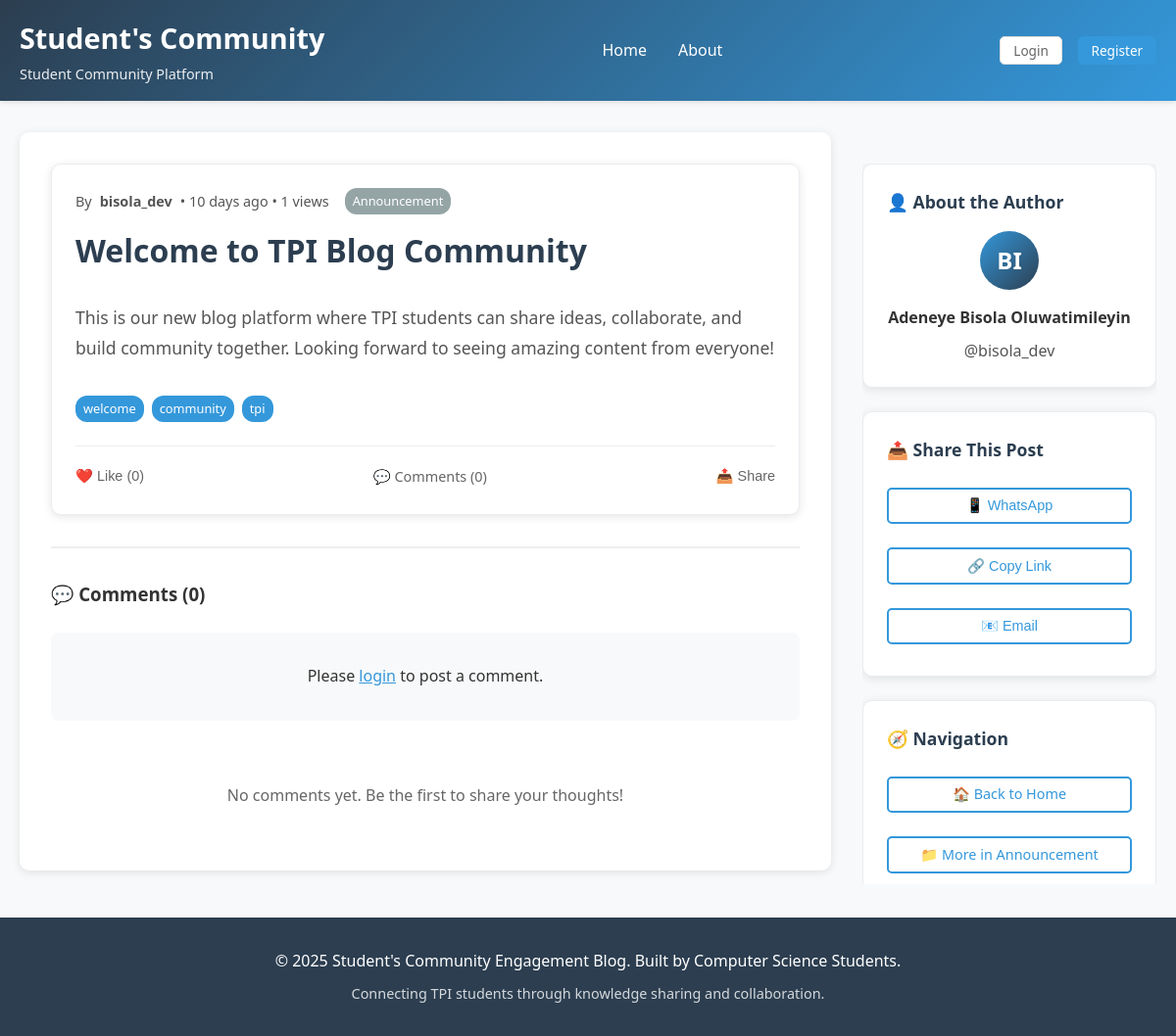
The page /post.php?id=1 on the database its author committed.
### tables this page shows
CREATE TABLE posts (
    id INT AUTO_INCREMENT PRIMARY KEY,
    user_id INT NOT NULL,
    title VARCHAR(200) NOT NULL,
    content TEXT NOT NULL,
    category VARCHAR(50) DEFAULT 'General',
    tags VARCHAR(200),
    status ENUM('draft', 'published') DEFAULT 'published',
    views INT DEFAULT 0,
    created_at TIMESTAMP DEFAULT CURRENT_TIMESTAMP,
    updated_at TIMESTAMP DEFAULT CURRENT_TIMESTAMP ON UPDATE CURRENT_TIMESTAMP,
    FOREIGN KEY (user_id) REFERENCES users(id) ON DELETE CASCADE
);

CREATE TABLE users (
    id INT AUTO_INCREMENT PRIMARY KEY,
    username VARCHAR(50) UNIQUE NOT NULL,
    email VARCHAR(100) UNIQUE NOT NULL,
    password VARCHAR(255) NOT NULL,
    full_name VARCHAR(100) NOT NULL,
    department VARCHAR(50),
    student_id VARCHAR(20),
    profile_image VARCHAR(255) DEFAULT 'default-avatar.png',
    created_at TIMESTAMP DEFAULT CURRENT_TIMESTAMP,
    is_active BOOLEAN DEFAULT TRUE
);

### config/database.php (called while the page is built, shortened)
<?php
function isLoggedIn() {
    return isset($_SESSION['user_id']);
}
function timeAgo($datetime) {
    $time = time() - strtotime($datetime);
    if ($time < 2629746) return floor($time/86400) . ' days ago';
    return date('M j, Y', strtotime($datetime));
}
?>

### post.php (the view, shortened to what this page needs)
<?php
require_once 'includes/header.php';
$post_id = isset($_GET['id']) ? intval($_GET['id']) : 0;
$database = new Database();
$db = $database->connect();
$post_query = "
    SELECT p.*, u.username, u.full_name,
           COUNT(DISTINCT l.id) as like_count,
           COUNT(DISTINCT c.id) as comment_count
    FROM posts p
    LEFT JOIN users u ON p.user_id = u.id
    LEFT JOIN likes l ON p.id = l.post_id
    LEFT JOIN comments c ON p.id = c.post_id
    WHERE p.id = :post_id AND p.status = 'published'
    GROUP BY p.id
";
$post_stmt = $db->prepare($post_query);
$post_stmt->bindParam(':post_id', $post_id);
$post_stmt->execute();
$post = $post_stmt->fetch(PDO::FETCH_ASSOC);
$user_liked = false;
$comments_query = "
    SELECT c.*, u.username, u.full_name
    FROM comments c
    LEFT JOIN users u ON c.user_id = u.id
    WHERE c.post_id = :post_id
    ORDER BY c.created_at ASC
";
$comments_stmt = $db->prepare($comments_query);
$comments_stmt->bindParam(':post_id', $post_id);
$comments_stmt->execute();
$comments = $comments_stmt->fetchAll(PDO::FETCH_ASSOC);
?>
<div class="container">
    <div class="main-content">
        <main class="content">
            <article class="post-card">
                <div class="post-header">
                    <div class="post-meta">
                        By <strong><?php echo htmlspecialchars($post['username']); ?></strong>
                        • <?php echo timeAgo($post['created_at']); ?>
                        • <?php echo $post['views'] + 1; ?> views
                        <?php if ($post['category']): ?>
                            <span class="category-badge"><?php echo htmlspecialchars($post['category']); ?></span>
                        <?php endif; ?>
                    </div>
                </div>
                <h1 class="post-title" style="font-size: 2rem; margin: 1rem 0;">
                    <?php echo htmlspecialchars($post['title']); ?>
                </h1>
                <div class="post-content" style="font-size: 1.1rem; line-height: 1.8; margin: 2rem 0;">
                    <?php echo nl2br(htmlspecialchars($post['content'])); ?>
                </div>
                <?php if ($post['tags']): ?>
                    <div class="tags">
                        <?php
                        $tags = explode(',', $post['tags']);
                        foreach ($tags as $tag):
                            $tag = trim($tag);
                            if ($tag):
                        ?>
                            <span class="tag"><?php echo htmlspecialchars($tag); ?></span>
                        <?php
                            endif;
                        endforeach;
                        ?>
                    </div>
                <?php endif; ?>
                <div class="post-actions">
                    <button class="action-btn like-btn <?php echo $user_liked ? 'liked' : ''; ?>"
                            data-post-id="<?php echo $post['id']; ?>">
                        ❤️ <?php echo $user_liked ? 'Liked' : 'Like'; ?> (<?php echo $post['like_count']; ?>)
                    </button>
                    <a href="#comments" class="action-btn">
                        💬 Comments (<?php echo $post['comment_count']; ?>)
                    </a>
                    <button class="action-btn" onclick="sharePost()">
                        📤 Share
                    </button>
                </div>
            </article>
            <div class="comments-section" id="comments">
                <h3 style="margin-bottom: 1.5rem;">
                    💬 Comments (<?php echo count($comments); ?>)
                </h3>
                <?php if (isLoggedIn()): ?>
                    <form class="comment-form" style="margin-bottom: 2rem;">
                        <input type="hidden" name="post_id" value="<?php echo $post['id']; ?>">
                        <div class="form-group">
                            <textarea name="content" class="form-control auto-expand"
                                      placeholder="Share your thoughts..." rows="3" required></textarea>
                        </div>
                        <button type="submit" class="btn btn-primary">Post Comment</button>
                    </form>
                <?php else: ?>
                    <div style="text-align: center; padding: 2rem; background: #f8f9fa; border-radius: 8px; margin-bottom: 2rem;">
                        <p>Please <a href="login.php" style="color: #3498db;">login</a> to post a comment.</p>
                    </div>
                <?php endif; ?>
                <div id="comments-<?php echo $post['id']; ?>">
                    <?php if (empty($comments)): ?>
                        <div style="text-align: center; padding: 2rem; color: #666;">
                            <p>No comments yet. Be the first to share your thoughts!</p>
                        </div>
                    <?php endif; ?>
                </div>
            </div>
        </main>
        <aside class="sidebar">
            <div class="widget">
                <h3>👤 About the Author</h3>
                <div style="text-align: center;">
                    <div style="width: 60px; height: 60px; background: #3498db; border-radius: 50%; margin: 0 auto 1rem; display: flex; align-items: center; justify-content: center; color: white; font-size: 1.5rem; font-weight: bold;">
                        <?php echo strtoupper(substr($post['username'], 0, 2)); ?>
                    </div>
                    <h4 style="margin: 0.5rem 0;"><?php echo htmlspecialchars($post['full_name']); ?></h4>
                    <p style="color: #666; margin: 0;">@<?php echo htmlspecialchars($post['username']); ?></p>
                </div>
            </div>
            <div class="widget">
                <h3>📤 Share This Post</h3>
                <div style="display: grid; gap: 0.5rem;">
                    <button onclick="shareToWhatsApp()" class="btn btn-secondary" style="width: 100%;">
                        📱 WhatsApp
                    </button>
                    <button onclick="copyLink()" class="btn btn-secondary" style="width: 100%;">
                        🔗 Copy Link
                    </button>
                    <button onclick="shareToEmail()" class="btn btn-secondary" style="width: 100%;">
                        📧 Email
                    </button>
                </div>
            </div>
            <div class="widget">
                <h3>🧭 Navigation</h3>
                <div style="display: grid; gap: 0.5rem;">
                    <a href="index.php" class="btn btn-secondary" style="width: 100%; text-align: center;">
                        🏠 Back to Home
                    </a>
                    <?php if ($post['category']): ?>
                        <a href="category.php?cat=<?php echo urlencode($post['category']); ?>"
                           class="btn btn-secondary" style="width: 100%; text-align: center;">
                            📁 More in <?php echo htmlspecialchars($post['category']); ?>
                        </a>
                    <?php endif; ?>
                </div>
            </div>
        </aside>
    </div>
</div>
<?php require_once 'includes/footer.php'; ?>

### rows shown on the page
posts: user.username "bisola_dev", created_at "10 days ago", $post['views'] + 1 "1", category "Announcement", title "Welcome to TPI Blog Community", content "This is our new blog platform where TPI students can share ideas, collaborate, and build community together. Looking forward to seeing amazing content from everyone!", tags "welcome", tags "community", tags "tpi", user.username "BI", user.full_name "Adeneye Bisola Oluwatimileyin"

### other values the page prints
$post['like_count'] "0"
$post['comment_count'] "0"
count($comments) "0"
